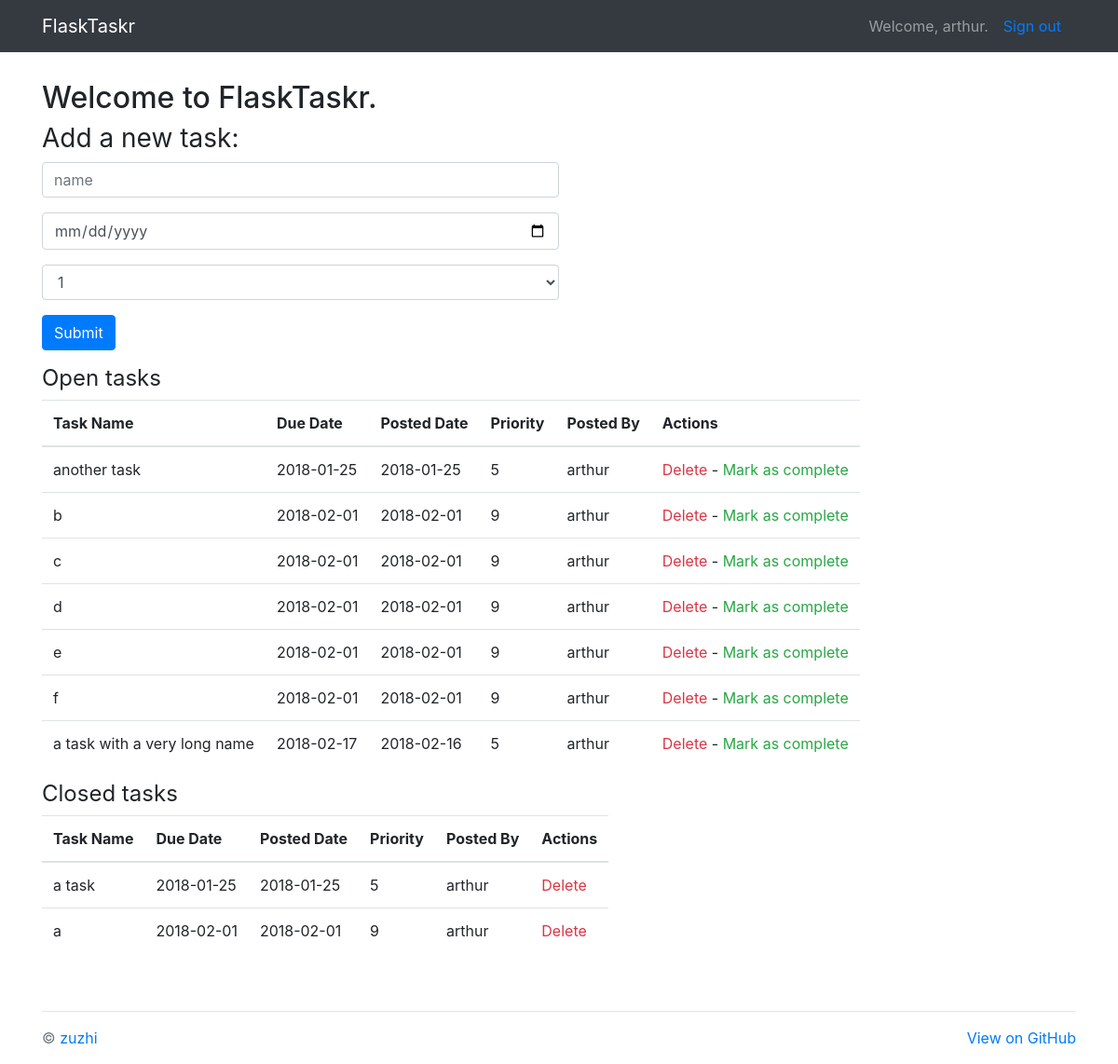
/tasks/ (signed in), run on an earlier commit of the app's database.
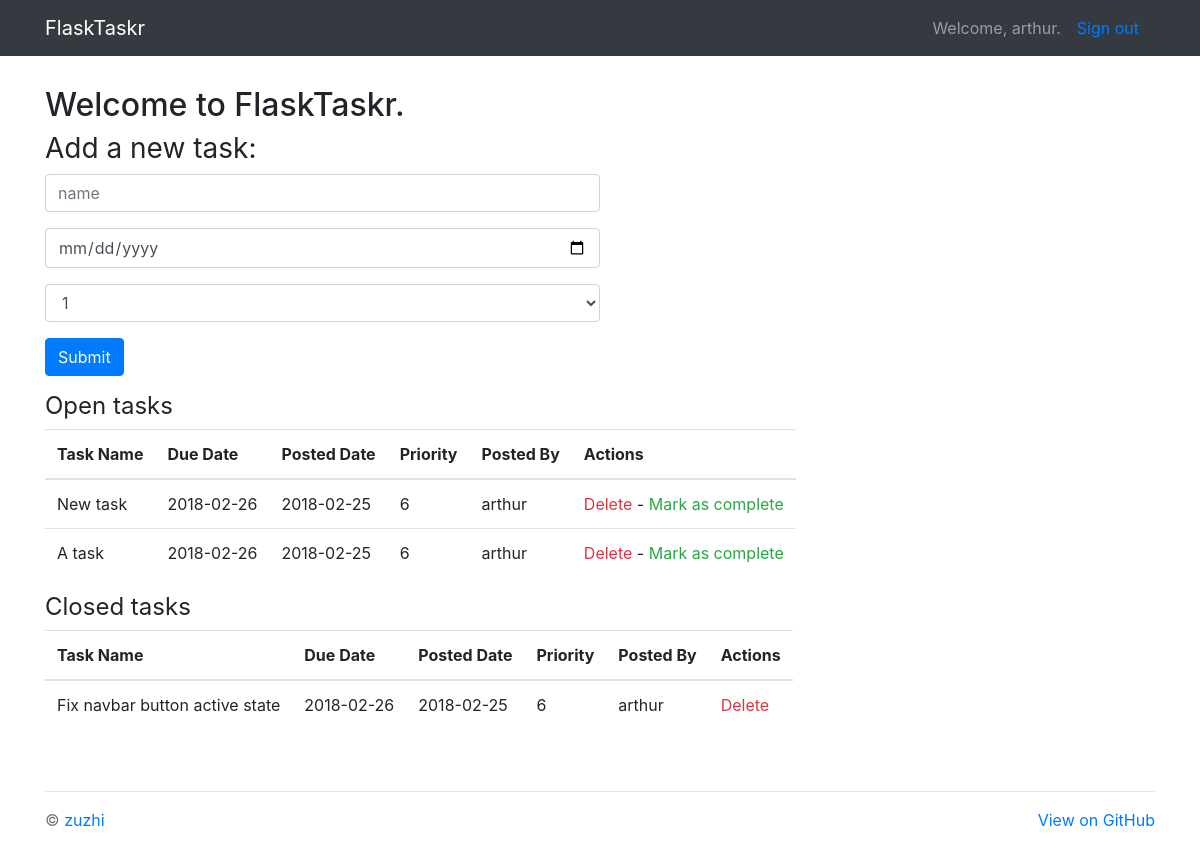
And on a later commit of the database.
### project/models.py (models this page shows, shortened)
class User(db.Model):
    __tablename__ = "users"
    id = db.Column(db.Integer, primary_key=True)
    name = db.Column(db.String, unique=True, nullable=False)
    email = db.Column(db.String, unique=True, nullable=False)
    password = db.Column(db.String, nullable=False)
    tasks = db.relationship('Task', backref='poster')
    role = db.Column(db.String, default='user')

class Task(db.Model):
    __tablename__ = "tasks"
    task_id = db.Column(db.Integer, primary_key=True)
    name = db.Column(db.String, nullable=False)
    due_date = db.Column(db.Date, nullable=False)
    priority = db.Column(db.Integer, nullable=False)
    posted_date = db.Column(db.Date, default=datetime.datetime.utcnow())
    status = db.Column(db.Integer)
    user_id = db.Column(db.Integer, db.ForeignKey('users.id'))

### project/tasks/views.py (the view)
@tasks_blueprint.route('/tasks/')
@login_required
def tasks():
    return render_template(
        'tasks.html',
        form=AddTaskForm(request.form),
        open_tasks=open_tasks(),
        closed_tasks=closed_tasks(),
        username=session['name']
    )

### project/tasks/forms.py
class AddTaskForm(FlaskForm):
    task_id = IntegerField()
    name = StringField('Task Name', validators=[DataRequired()])
    due_date = DateField(
        'Date Due (mm/dd/yyyy)',
        validators=[DataRequired()], format='%m/%d/%Y'
    )
    priority = SelectField(
        'Priority',
        validators=[DataRequired()],
        choices=[
            ('1', '1'), ('2', '2'), ('3', '3'), ('4', '4'), ('5', '5'),
            ('6', '6'), ('7', '7'), ('8', '8'), ('9', '9'), ('10', '10')
        ]
    )
    status = IntegerField('Status')

### project/tasks/views.py (called while the page is built)
def login_required(test):
    @wraps(test)
    def wrap(*args, **kwargs):
        if 'logged_in' in session:
            return test(*args, **kwargs)
        else:
            flash('You need to login first.')
            return redirect(url_for('users.login'))
    return wrap

def open_tasks():
    return db.session.query(Task).filter_by(
        status='1').order_by(Task.due_date.asc(), Task.priority.asc())

def closed_tasks():
    return db.session.query(Task).filter_by(
        status='0').order_by(Task.due_date.asc())

### project/templates/tasks.html (shortened to what this page needs)
{% extends "_base.html" %}
{% block content %}
<h2>Welcome to FlaskTaskr.</h2>
<div class="add-task">
  <h3 class="font-weight-normal">Add a new task:</h3>
  <form action="{{ url_for('tasks.new_task') }}" method="post" class="inline-form">
    <div class="form-group">
      {{ form.name(placeholder="name", class_="form-control col-md-6", id="name", required="required") }}
    </div>
    <div class="form-group">
      {{ form.due_date(placeholder="due date", class_="form-control col-md-6", id="dueDate", required="required") }}
    </div>
    <div class="form-group">
      {{ form.priority(placeholder="priority", class_="form-control col-md-6", id="priority", required="required") }}
    </div>
    <div class="form-group">
      <button class="btn btn-primary" type="submit">Submit</button>
    </div>
</div>
<div class="entries">
  <h4 class="font-weight-normal">Open tasks</h4>
  <table class="table table-responsive">
    <thead>
      <tr>
        <th>Task Name</th>
        <th>Due Date</th>
        <th>Posted Date</th>
        <th>Priority</th>
        <th>Posted By</th>
        <th>Actions</th>
      </tr>
    </thead>
    {% for task in open_tasks %}
    <tr>
      <td>{{ task.name }}</td>
      <td>{{ task.due_date }}</td>
      <td>{{ task.posted_date }}</td>
      <td>{{ task.priority }}</td>
      <td>{{ task.poster.name }}</td>
      <td>
        {% if task.poster.name == session.name or session.role == "admin" %}
        <a href="{{ url_for('tasks.delete_entry', task_id = task.task_id) }}" class="text-danger">Delete</a>  -
        <a href="{{ url_for('tasks.complete', task_id = task.task_id) }}" class="text-success">Mark as complete</a>
        {% else %}
        <span>N/A</span>
        {% endif %}
      </td>
    </tr>
    {% endfor %}
  </table>
</div>
<div class="entries">
  <h4 class="font-weight-normal">Closed tasks</h4>
  <table class="table table-responsive">
    <thead>
      <tr>
        <th>Task Name</th>
        <th>Due Date</th>
        <th>Posted Date</th>
        <th>Priority</th>
        <th>Posted By</th>
        <th>Actions</th>
      </tr>
    </thead>
    {% for task in closed_tasks %}
    <tr>
      <td>{{ task.name }}</td>
      <td>{{ task.due_date }}</td>
      <td>{{ task.posted_date }}</td>
      <td>{{ task.priority }}</td>
      <td>{{ task.poster.name }}</td>
      <td>
        {% if task.poster.name == session.name or session.role == "admin" %}
        <a href="{{ url_for('tasks.delete_entry', task_id = task.task_id) }}" class="text-danger">Delete</a>
        {% else %}
        <span>N/A</span>
        {% endif %}
      </td>
    </tr>
    {% endfor %}
  </table>
</div>
{% endblock %}

### project/templates/_base.html (shortened to what this page needs)
<!DOCTYPE html>
<html lang="en">
<head>
  <link rel="stylesheet" href="https://maxcdn.bootstrapcdn.com/bootstrap/4.0.0/css/bootstrap.min.css">
  <link href="{{ url_for('static', filename='css/main.css') }}" rel="stylesheet">
</head>
<body>
  <header class="navbar navbar-expand-sm navbar-dark bg-dark">
    <div class="container">
      <a class="navbar-brand" href="/">FlaskTaskr</a>
      <div class="collapse navbar-collapse" id="navbarSupportedContent">
        {% if session.logged_in %}
        <span class="navbar-text">
          Welcome, {{username}}.
        </span>
        <a class="nav-link" href="{{ url_for('users.logout') }}">Sign out</a>
        {% endif %}
      </div>
    </div>
  </header>
  <main class="container">
    <div class="content">
      {% block content %}
      {% endblock %}
    </div>
  </main>
  <footer class="text-muted">
    <div class="container">
      <hr>
      <p class="float-right"><a href="https://github.com/zuzhi/flasktaskr">View on GitHub</a></p>
      <p>&copy; <a href="https://github.com/zuzhi">zuzhi</a></p>
    </div>
  </footer>
</body>
</html>

### project/static/css/main.css (style rules this page uses)
main { margin-top: 30px; }
footer { padding-top: 30px; }

What changed in the data, as far as the page shows it:
removed Task: name "b", due_date "2018-02-01", posted_date "2018-02-01", priority "9", poster.name "arthur", shown under "Open tasks"
removed Task: name "c", due_date "2018-02-01", posted_date "2018-02-01", priority "9", poster.name "arthur", shown under "Open tasks"
removed Task: name "d", due_date "2018-02-01", posted_date "2018-02-01", priority "9", poster.name "arthur", shown under "Open tasks"
removed Task: name "e", due_date "2018-02-01", posted_date "2018-02-01", priority "9", poster.name "arthur", shown under "Open tasks"
removed Task: name "f", due_date "2018-02-01", posted_date "2018-02-01", priority "9", poster.name "arthur", shown under "Open tasks"
removed Task: name "a task with a very long name", due_date "2018-02-17", posted_date "2018-02-16", priority "5", poster.name "arthur", shown under "Open tasks"
removed Task: name "a task", due_date "2018-01-25", posted_date "2018-01-25", priority "5", poster.name "arthur", shown under "Closed tasks"
removed Task: name "a", due_date "2018-02-01", posted_date "2018-02-01", priority "9", poster.name "arthur", shown under "Closed tasks"
changed Task: name "another task" → "New task"; due_date "2018-01-25" → "2018-02-26"; posted_date "2018-01-25" → "2018-02-25"; priority "5" → "6"
added Task: name "A task", due_date "2018-02-26", posted_date "2018-02-25", priority "6", poster.name "arthur", shown under "Open tasks"
added Task: name "Fix navbar button active state", due_date "2018-02-26", posted_date "2018-02-25", priority "6", poster.name "arthur", shown under "Closed tasks"
